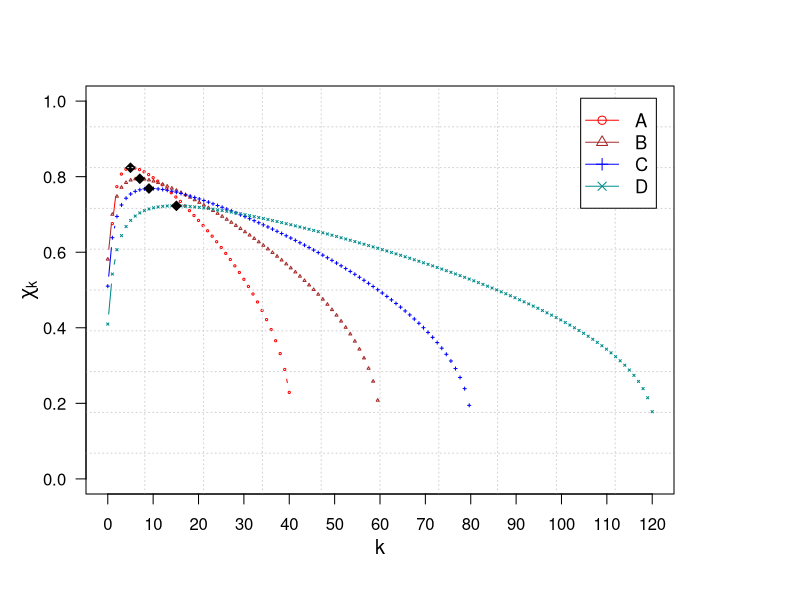
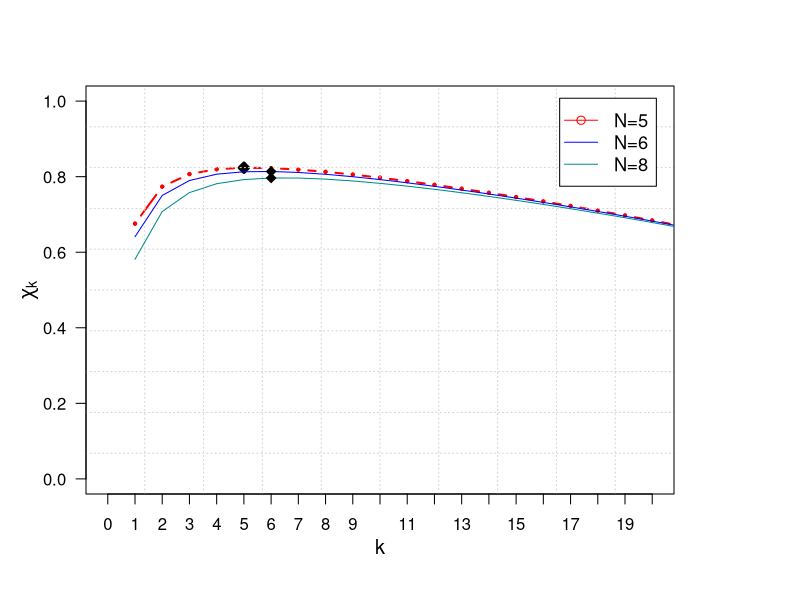

These figures' R source, in order:
# This program was coded by  Nam Lethanh (lethanh@ibi.baug.ethz.ch)
#Multiple system - INTERVENTION ON OIL FIELD 
#------------------------------------------------------
rm(list=ls()) #clear the memory and objects in R console
###            INPUT      
# define the function to estimate the efficiency of the maintenance rule by ration chi .....this following function is the function of 4 parameters 
chifunction<-function(n,N,L,lambda){
for (k in 1:n){
W<-matrix(nrow=k) #total system operation time during 1 operation-repair cycle
tau<-matrix(nrow=k) #failure-free operation time of line i
t<-matrix(nrow=k) #
v<-matrix(nrow=k) #
chi<-matrix(nrow=k) #
A<-matrix(nrow=k) #

W[k]<-k/lambda
for (i in 1:k){
  if (i==1){
    A[i]=1/(n-i+1)
     } else {
  A[i]=A[i-1]+1/(n-i+1)
}
}
  tau<-A
}
for (k in 1:n){
  t[k]=N+L*k
  chi[k]=(1/n)*k/(tau[k]+t[k]*lambda)
}
cat('.............ESTIMATION RESULTS \n')
cat('value of t \n')
print(t)
cat('value of the sum in denominator \n')
print(tau)
cat('value of efficiency \n')
print(chi)
cat('value of k when efficiency ratio is optimal (maximum) \n')
print(which.max(chi))
cat('value of max efficiency ratio  \n')
print(max(chi))
return(chi)
}
#now time to plot the function to see how it looks :) pretty easy right.
plot.new()
par(mar=c(5, 4, 4, 6) + 0.3)
cat('------------------oil field A------------- \n')
n=40
N=5
L=1
lambda=0.002
cat('CASE 1-value of parameter, n, N, L, and lambda \n')
print(c(n,N,L,lambda))
a=chifunction(n,N,L,lambda)
plot(a,type="b",lwd=1,col="red",ylab="",xlab="",xlim=c(0,120),ylim=c(0,1),axes=FALSE,lty=1,pch=1,cex=0.3)
points(which.max(a),max(a),pch=23,bg="black",lwd=1)
axis(2, ylim=c(0,1),col="black",las=1)  ## las=1 makes horizontal labels
axis(1,c(seq(0,120,by=10)),c(seq(0,120,by=10)))
mtext(expression(paste("k")),side=1,col="black",line=2.2,cex=1.2) 
mtext(expression(paste(chi[k])),side=2,col="black",line=2.2,cex=1.2) 
grid(10, 10, col = "lightgray", lty = "dotted",lwd = par("lwd"), equilogs = TRUE)
box()
par(new=TRUE)
n=60
a=chifunction(n,N,L,lambda)
plot(a,type="b",lwd=1,col="brown",ylab="",xlab="",xlim=c(1,120),ylim=c(0,1),axes=FALSE,lty=1,pch=2,cex=0.3)
points(which.max(a),max(a),pch=23,bg="black",lwd=1)
par(new=TRUE)
n=80
a=chifunction(n,N,L,lambda)
plot(a,type="b",lwd=1,col="blue",ylab="",xlab="",xlim=c(1,120),ylim=c(0,1),axes=FALSE,lty=1,pch=3,cex=0.3)
points(which.max(a),max(a),pch=23,bg="black",lwd=1)
par(new=TRUE)
n=120
a=chifunction(n,N,L,lambda)
plot(a,type="b",lwd=1,col="cyan4",ylab="",xlab="",xlim=c(1,120),ylim=c(0,1),axes=FALSE,lty=1,pch=4,cex=0.3)
points(which.max(a),max(a),pch=23,bg="black",lwd=1)
legend("topright",inset=.03,legend=c("A","B","C","D"),lty=c(1,1,1,1),pch=c(1,2,3,4),col=c("red","brown","blue","cyan4"),cex=1.1,y.intersp=1,box.lwd='1')
cat('END ----------------------------- \n')
plot.new()
par(mar=c(5, 4, 4, 6) + 0.3)
cat('--------Sensitivity analysis for oil field A---------------------------------------- \n')
n=40
N=5
L=1
lambda=0.002
cat('CASE 2-value of parameter, n, L, and lambda \n')
print(c(n,L,lambda))
cat('Value of parameter N \n')
a=chifunction(n,N,L,lambda)
plot(a,type="b",lwd=2,col="red",ylab="",xlab="",xlim=c(0,20),ylim=c(0,1),axes=FALSE,lty=1,pch=10,cex=0.3)
points(which.max(a),max(a),pch=23,bg="black",lwd=3)
axis(2, ylim=c(0,1),col="black",las=1)  ## las=1 makes horizontal labels
axis(1,c(seq(0,20,by=1)),c(seq(0,20,by=1)))
mtext(expression(paste("k")),side=1,col="black",line=2.2,cex=1.2) 
mtext(expression(paste(chi[k])),side=2,col="black",line=2.2,cex=1.2) 
grid(10, 10, col = "lightgray", lty = "dotted",lwd = par("lwd"), equilogs = TRUE)
box()
N=6
par(new=TRUE)
a=chifunction(n,N,L,lambda)
plot(a,type="l",lwd=1,col="blue",ylab="",xlab="",xlim=c(0,20),ylim=c(0,1),axes=FALSE,lty=1,pch=2,cex=0.3)
points(which.max(a),max(a),pch=23,bg="black",lwd=1)
N=8
par(new=TRUE)
a=chifunction(n,N,L,lambda)
plot(a,type="l",lwd=1,col="cyan4",ylab="",xlab="",xlim=c(0,20),ylim=c(0,1),axes=FALSE,lty=1,pch=2,cex=0.3)
points(which.max(a),max(a),pch=23,bg="black",lwd=1)
legend("topright",inset=.03,legend=c("N=5","N=6","N=8"),lty=c(1,1,1),pch=c(1,NA,NA),col=c("red","blue","cyan4"),cex=1.1,y.intersp=1,box.lwd='1')
results=a[seq(0,n,by=1)]
results=data.frame(results)
file.remove("results.csv")
file.create("results.csv")
write.table(results, file="results.csv", sep = ",", append = TRUE,col.names = FALSE)
